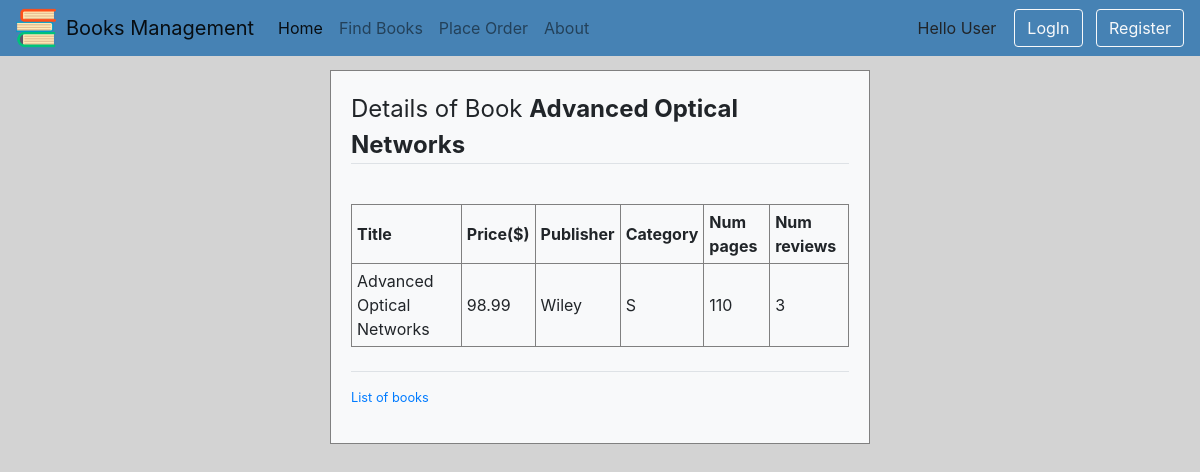
Before: /myapp/1/ with the older database file.
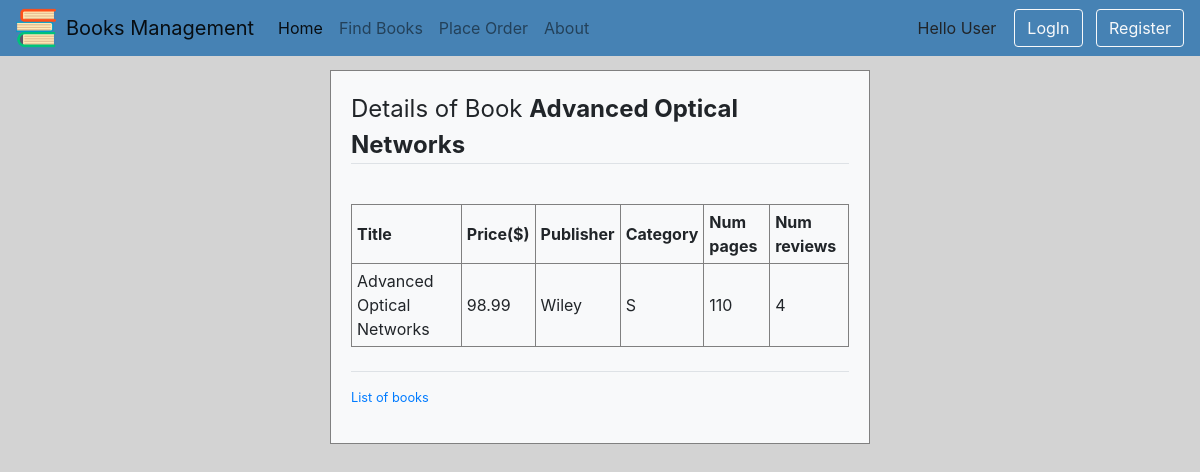
After: the same page with the newer database file.
### myapp/models.py (models this page shows, shortened)
class Book(models.Model):
    CATEGORY_CHOICES = [
        ('S', 'Scinece&Tech'),
        ('F', 'Fiction'),
        ('B', 'Biography'),
        ('T', 'Travel'),
        ('O', 'Other')
    ]
    title = models.CharField(max_length=200)
    category = models.CharField(max_length=1, choices=CATEGORY_CHOICES, default='S')
    num_pages = models.PositiveIntegerField(default=100)
    price = models.DecimalField(max_digits=10, decimal_places=2, validators=[MaxValueValidator(1000), MinValueValidator(0)])
    publisher = models.ForeignKey(Publisher, related_name='books', on_delete=models.CASCADE)
    description=models.TextField(max_length=500, blank=True)
    num_reviews=models.PositiveIntegerField(default=0, validators=[MaxValueValidator(5), MinValueValidator(1)])

class Publisher(models.Model):
    name = models.CharField(max_length=200)
    website = models.URLField()
    city = models.CharField(max_length=20, blank=True)
    country=models.CharField(max_length=200,default='USA')

### myapp/views.py (the view)
# urls.py: path(r'<int:book_id>/',views.Detail.as_view(), name='detail'),
class Detail(View):
    def get(self,request, book_id):
        book=get_object_or_404(Book,id=book_id)
        return render(request,'myapp/detail.html',{'book':book})

### myapp/templates/myapp/detail.html
{% extends 'myapp/base.html' %}
{% load crispy_forms_tags %}
{% block body_block %}
    {% if book %}
    <fieldset class="form-group">
         <legend class="border-bottom mb-4">Details of Book <span class="font-weight-bold">{{ book.title }}</span></legend>
    </fieldset>
    <table border="1">
        <tr>
            <th>Title</th>
            <th>Price($)</th>
            <th>Publisher</th>
            <th>Category</th>
            <th>Num pages</th>
            <th>Num reviews</th>
        </tr>
        <tr>
            <td>{{ book.title }}</td>
            <td>{{ book.price }}</td>
            <td>{{ book.publisher.name }}</td>
            <td>{{ book.category }}</td>
            <td>{{ book.num_pages }}</td>
            <td>{{ book.num_reviews }}</td>
        </tr>
    </table>
    {% endif %}
    <br>
    <div class="border-top pt-3">
        <small class="text-muted">
            <p><a href="{% url 'myapp:index' %}">List of books</a></p>
        </small>
    </div>
{% endblock %}

### myapp/templates/myapp/base.html (shortened to what this page needs)
<!DOCTYPE html>
{% load staticfiles %}
<html lang="en">
<head>
    <link rel="stylesheet" type="text/css" href="{% static '/css/bootstrap.css' %}">
    <link rel="stylesheet" type="text/css" href="{% static 'myapp/style.css' %}">
</head>
<body>
<nav class="navbar navbar-expand-lg navbar-light bg-navbar">
  <img class="logo-img" src="{% static 'myapp/books.png' %}">
  <a class="navbar-brand" href="#">Books Management</a>
  <div class="collapse navbar-collapse" id="navbarSupportedContent">
    <ul class="navbar-nav mr-auto">
      <li class="nav-item active">
        <a class="nav-link" href="{% url 'myapp:index' %}">Home<span class="sr-only">(current)</span></a>
      </li>
      <li class="nav-item">
        <a class="nav-link" href="{% url 'myapp:findbooks' %}">Find Books</a>
      </li>
      <li class="nav-item">
        <a class="nav-link" href="{% url 'myapp:place_order' %}">Place Order</a>
      </li>
        <li class="nav-item">
        <a class="nav-link" href="{% url 'myapp:about' %}">About</a>
      </li>
    </ul>
    <form class="form-inline my-2 my-lg-0" method="GET">
        {% if user.is_authenticated %}
            <a class="btn btn-light" href="{%  url 'myapp:profile' %}">{{ request.user.username | capfirst}}</a>&nbsp; &nbsp;
            <a class="btn btn-outline-light" href="{%  url 'myapp:user_logout' %}">Logout</a>
        {% else %}
            Hello User &nbsp; &nbsp;
            <a class="btn btn-outline-light my-2 my-sm-0" href="{% url 'myapp:user_login' %}">LogIn</a>&nbsp; &nbsp;
            <a class="btn btn-outline-light" href="{% url 'myapp:user_register' %}">Register</a>
        {% endif %}
    </form>
  </div>
</nav>
    <div role="main" class="container main-body">
        <div class="col-12 col-lg-6 col-xl-6 col-md-6 col-sm-8 col-xs-12 mx-auto">
        <div class="bg-light">
            {% block body_block %}***{% endblock %}
        </div>
        </div>
    </div>
</body>
</html>

### myapp/static/myapp/style.css (style rules this page uses)
body { background-color: lightgrey; font-family: -apple-system,BlinkMacSystemFont,"Segoe UI",Roboto,"Helvetica Neue",Arial,"Noto Sans",sans-serif,"Apple Color Emoji","Segoe UI Emoji","Segoe UI Symbol","Noto Color Emoji"; margin: 0px; }
.main-body { padding: 70px 0px !important; }
table { border-collapse: collapse; }
th, td { padding: 5px; }
.navbar { position: fixed !important; width: 100%; z-index: 99999; }
.bg-navbar { background-color: steelblue !important; }
.bg-light { border: solid 1px grey; padding: 20px; }
.logo-img { height: 40px; padding-right: 10px; }

Changed rows visible on the page:
changed Book "Advanced Optical Networks": num_reviews "3" → "4"
